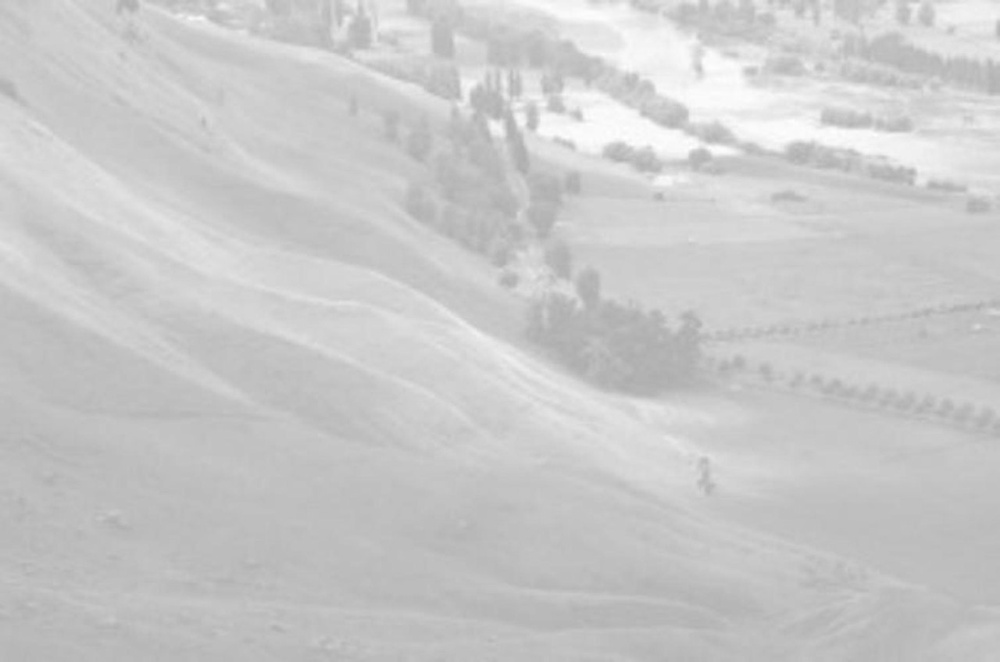
#> input picture Task-3/Image-1.jpg, 1000 x 662 px, shrunk from 1280 x 847 before the run
$ jupyter execute code.ipynb
#> lines starting #> are read from the running program, lines starting #| are printed output that depends on the picture
**Task-1:** Implement the histogram equalization algorithm from scratch and apply it on the attached images. Show the original and the output images along with their histograms, PMFs, and CDFs.

[cell 1]
import numpy as np
import cv2
import matplotlib.pyplot as plt

def histogram_equalization(image):
    # Flatten the image array and calculate histogram
    hist, bins = np.histogram(image.flatten(), 256, [0, 256])

    # Calculate PMF (Probability Mass Function)
    total_pixels = image.size
    pmf = hist / total_pixels

    # Calculate CDF (Cumulative Distribution Function)
    cdf = pmf.cumsum()

    # Normalize the CDF
    cdf_normalized = (cdf - cdf.min()) * 255 / (cdf.max() - cdf.min())

    # Use the normalized CDF to map the pixel values
    equalized_image = cdf_normalized[image].astype(np.uint8)

    return equalized_image, hist, pmf, cdf, cdf_normalized

def plot_results(original_image, equalized_image, original_hist, equalized_hist, pmf, cdf, cdf_normalized):
    # Plot original and equalized images
    plt.figure(figsize=(12, 8))

    # Original Image
    plt.subplot(2, 3, 1)
    plt.imshow(original_image, cmap='gray')
    plt.title('Original Image')
    plt.axis('off')

    # Equalized Image
    plt.subplot(2, 3, 2)
    plt.imshow(equalized_image, cmap='gray')
    plt.title('Equalized Image')
    plt.axis('off')

    # Original Histogram
    plt.subplot(2, 3, 4)
    plt.plot(original_hist, color='black')
    plt.title('Original Histogram')
    plt.xlim([0, 256])

    # Equalized Histogram
    plt.subplot(2, 3, 5)
    plt.plot(equalized_hist, color='black')
    plt.title('Equalized Histogram')
    plt.xlim([0, 256])

    # PMF
    plt.figure(figsize=(10, 4))
    plt.plot(pmf, color='blue', label='PMF')
    plt.title('PMF')
    plt.xlabel('Intensity Value')
    plt.ylabel('Probability')
    plt.legend()
    plt.grid(True)
    plt.show()

    # CDF
    plt.figure(figsize=(10, 4))
    plt.plot(cdf_normalized, color='red', label='CDF')
    plt.title('CDF')
    plt.xlabel('Intensity Value')
    plt.ylabel('Cumulative Distribution')
    plt.legend()
    plt.grid(True)
    plt.show()

# Load image
image_path = 'Image-1.jpg'  # Replace with your image path
original_image = cv2.imread(image_path, cv2.IMREAD_GRAYSCALE)
#> original_image is the input picture: shape (662, 1000); min 172, max 255, mean 200.8

# Apply histogram equalization
equalized_image, original_hist, pmf, cdf, cdf_normalized = histogram_equalization(original_image)
#> in histogram_equalization, `hist, bins = np.histogram(image.flatten(), 256, [0, 256])`: hist = 256 values, max 31703 at index 190, min 0 at index 0, mean 2585.9; bins = 257 values from 0 to 256
#> in histogram_equalization, `pmf = hist / total_pixels`: pmf = 256 values, max 0.0479 at index 190, min 0 at index 0, mean 0.00391
#> in histogram_equalization, `cdf = pmf.cumsum()`: cdf = 256 values from 0 to 1
#> in histogram_equalization, `cdf_normalized = (cdf - cdf.min()) * 255 / (cdf.max() - cdf.min())`: cdf_normalized = 256 values from 0 to 255
#> in histogram_equalization, `equalized_image = cdf_normalized[image].astype(np.uint8)`:
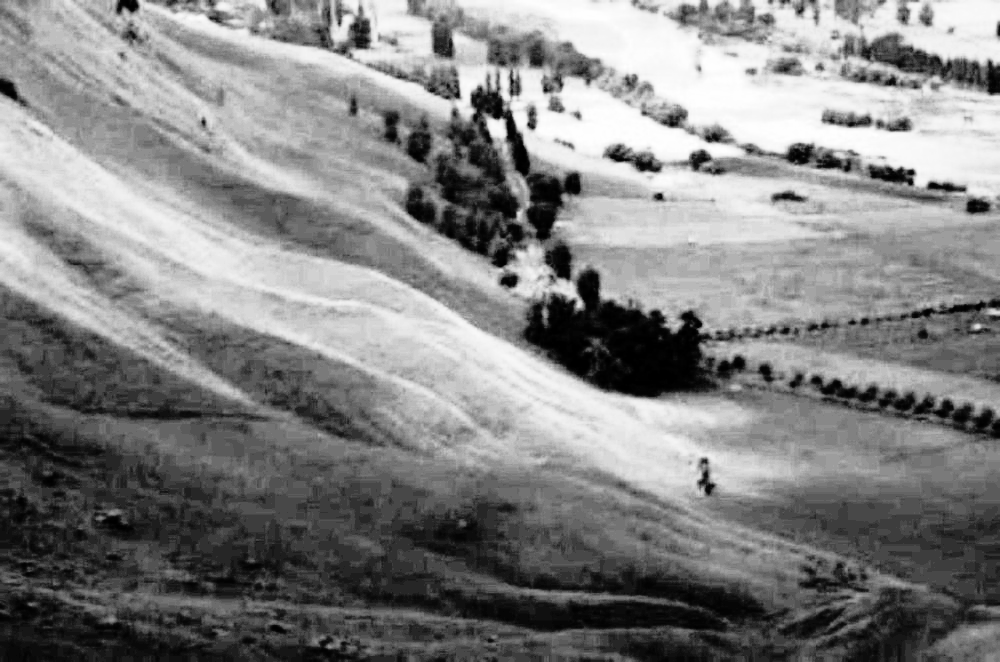
#> equalized_image: shape (662, 1000); min 0, max 255, mean 130.3
#> original_hist has the same summary as hist in histogram_equalization; cdf = 256 values from 0 to 1; cdf_normalized = 256 values from 0 to 255

# Calculate equalized histogram
equalized_hist, _ = np.histogram(equalized_image.flatten(), 256, [0, 256])
#> equalized_hist = 256 values, max 31703 at index 61, min 0 at index 5, mean 2585.9

# Plot the results
plot_results(original_image, equalized_image, original_hist, equalized_hist, pmf, cdf, cdf_normalized)
#> in plot_results, `plt.show()`:
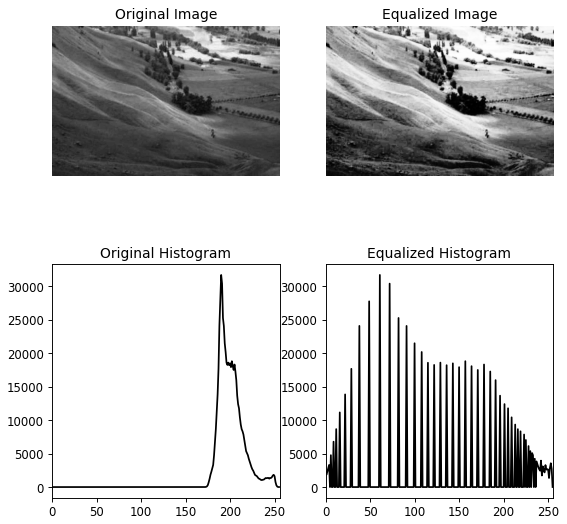
#> figure drawn by matplotlib, 4 panels; panel 3: curve peaks at x = 190, y = 31703; panel 4: curve peaks at x = 61, y = 31703
#> in plot_results, `plt.show()`:
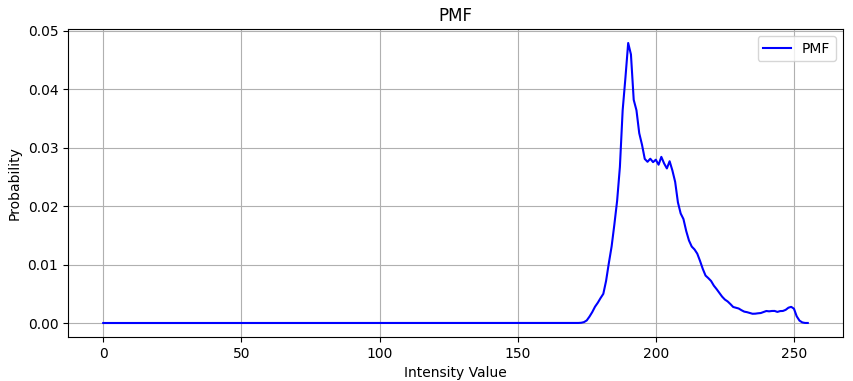
#> figure drawn by matplotlib, 1 panel; curve peaks at x = 190, y = 0.0479
#> in plot_results, `plt.show()`:
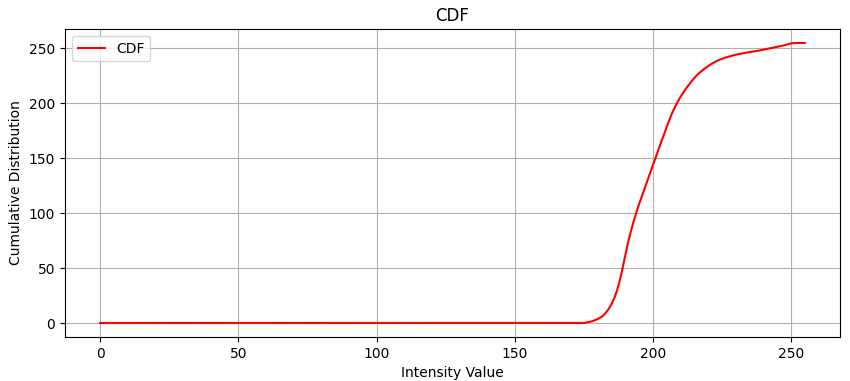
#> figure drawn by matplotlib, 1 panel; curve peaks at x = 255, y = 255

[cell 2]
# Load image
image_path = 'Image-2.jpg'  # Replace with your image path
original_image = cv2.imread(image_path, cv2.IMREAD_GRAYSCALE)
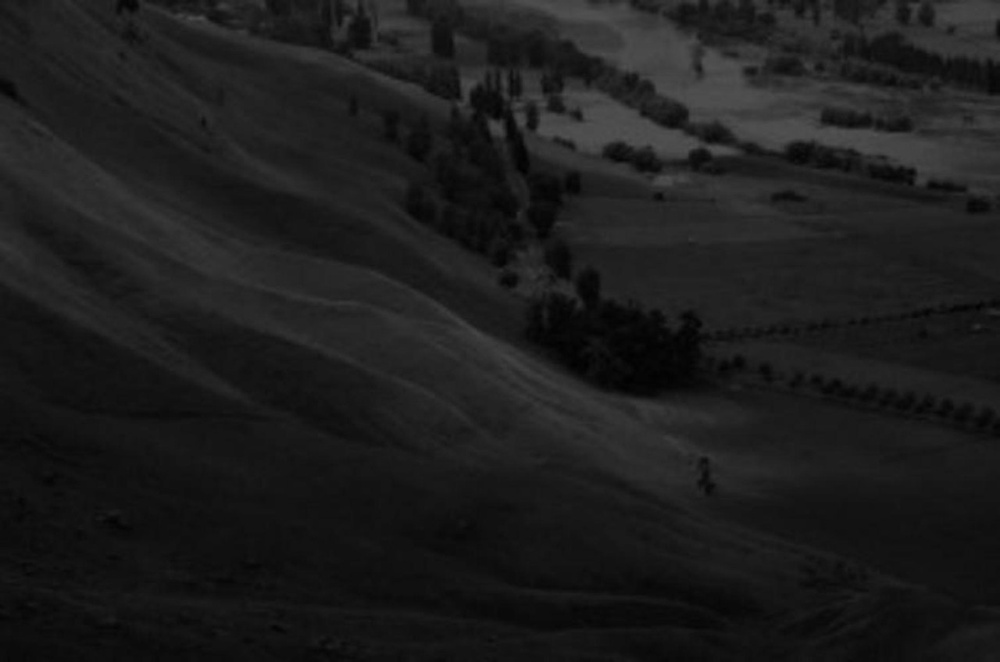
#> input picture Task-3/Image-2.jpg, 1000 x 662 px, shrunk from 1280 x 847 before the run
#> original_image is the input picture: shape (662, 1000); min 0, max 83, mean 28.8

# Apply histogram equalization
equalized_image, original_hist, pmf, cdf, cdf_normalized = histogram_equalization(original_image)
#> original_hist = 256 values, max 31774 at index 18, min 0 at index 84, mean 2585.9; pmf = 256 values, max 0.048 at index 18, min 0 at index 84, mean 0.00391; cdf = 256 values from 4.53e-06 to 1

# Calculate equalized histogram
equalized_hist, _ = np.histogram(equalized_image.flatten(), 256, [0, 256])
#> equalized_hist = 256 values, max 31774 at index 62, min 0 at index 5, mean 2585.9

# Plot the results
plot_results(original_image, equalized_image, original_hist, equalized_hist, pmf, cdf, cdf_normalized)
#> in plot_results (call 2), `plt.show()`:
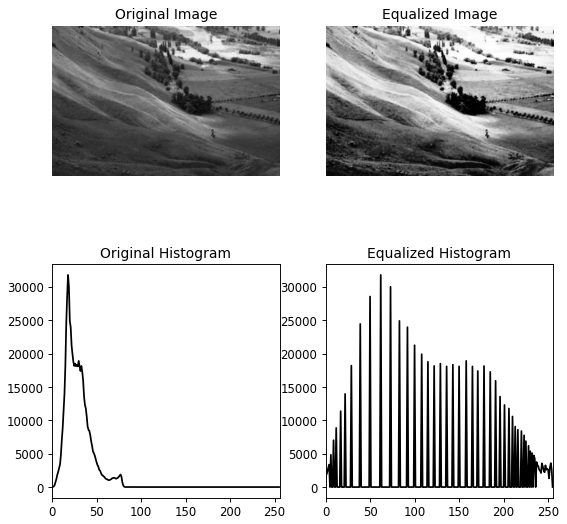
#> figure drawn by matplotlib, 4 panels; panel 3: curve peaks at x = 18, y = 31774; panel 4: curve peaks at x = 62, y = 31774
#> in plot_results (call 2), `plt.show()`:
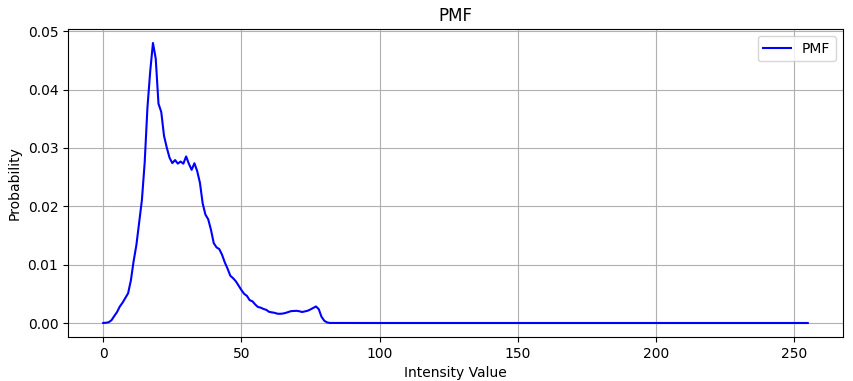
#> figure drawn by matplotlib, 1 panel; curve peaks at x = 18, y = 0.048

[cell 3]
# Load image
image_path = 'Image-3.jpg'  # Replace with your image path
original_image = cv2.imread(image_path, cv2.IMREAD_GRAYSCALE)
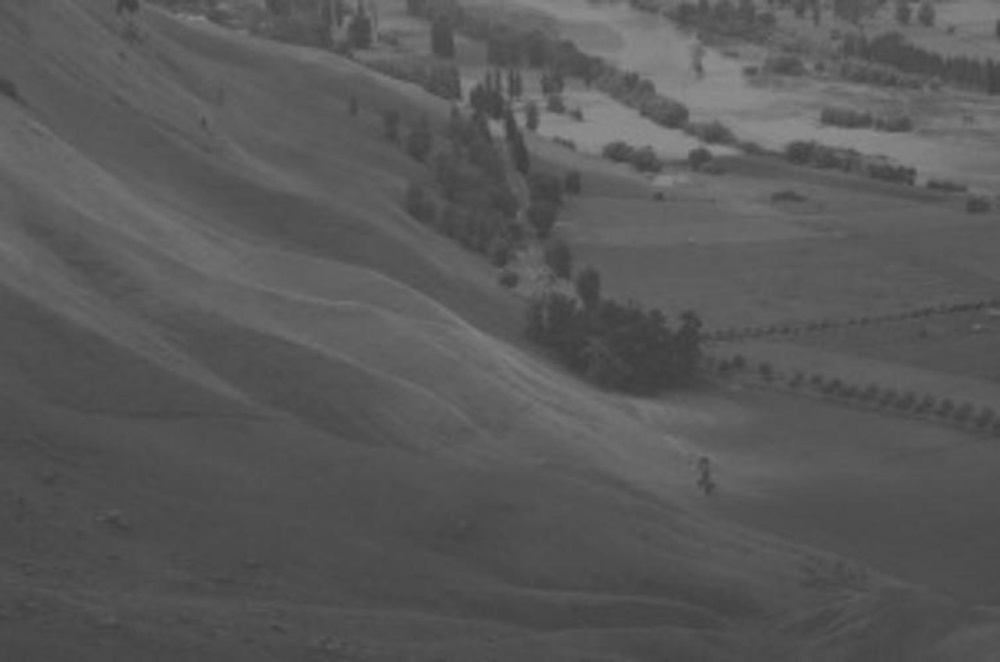
#> input picture Task-3/Image-3.jpg, 1000 x 662 px, shrunk from 1280 x 847 before the run
#> original_image is the input picture: shape (662, 1000); min 60, max 143, mean 88.8

# Apply histogram equalization
equalized_image, original_hist, pmf, cdf, cdf_normalized = histogram_equalization(original_image)
#> original_hist = 256 values, max 31770 at index 78, min 0 at index 0, mean 2585.9; pmf = 256 values, max 0.048 at index 78, min 0 at index 0, mean 0.00391; cdf = 256 values from 0 to 1

# Calculate equalized histogram
equalized_hist, _ = np.histogram(equalized_image.flatten(), 256, [0, 256])
#> equalized_hist = 256 values, max 31770 at index 62, min 0 at index 5, mean 2585.9

# Plot the results
plot_results(original_image, equalized_image, original_hist, equalized_hist, pmf, cdf, cdf_normalized)
#> in plot_results (call 3), `plt.show()`:
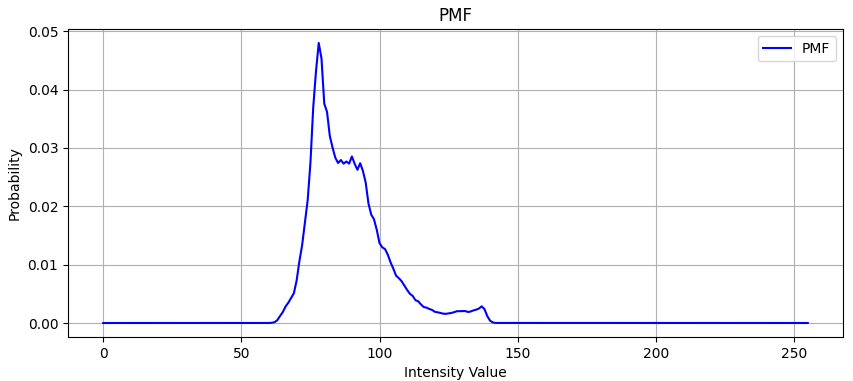
#> figure drawn by matplotlib, 1 panel; curve peaks at x = 78, y = 0.048

**Task-2**: Analyze the three output images and briefly discuss the similarities or differences in these output images

#### **Analysis of Histogram Equalization Results**

After applying histogram equalization to three images (dark, light, and mid), the resulting histograms of all three images are exactly the same. This outcome can be explained by the fact that:

1. **Identical Histogram Patterns**:
   - The histograms of the original images (before equalization) had the same overall pattern, but the pixel intensities were shifted along the grayscale axis:
     - **Dark Image**: The histogram was shifted towards the left (lower pixel intensities).
     - **Light Image**: The histogram was shifted towards the right (higher pixel intensities).
     - **Mid Image**: The histogram was centered in the middle (balanced pixel intensities).

2. **Effect of Histogram Equalization**:
   - Histogram equalization stretches the pixel intensities across the full grayscale range (0-255) based on the cumulative distribution function (CDF).
   - Since the original images had the same histogram pattern, albeit shifted, the equalization process results in the same transformation for each image.
   - This leads to all three images having the same equalized histogram and appearance after equalization.

#### **Conclusion:**
The reason for the identical equalized histograms is that the original histograms of the images were identical in shape, differing only in their position on the grayscale axis. Histogram equalization redistributes pixel intensities uniformly, so the same pattern across all images results in the same equalized output for each.

**Task-3**: Do literature review on Histogram Matching (Specification). Understand the algorithm and implement it using any two images of the same resolution (other than the ones provided).

#### **Literature Review on Histogram Matching (Specification)**

Histogram Matching, also known as Histogram Specification, is a technique used in image processing to modify the intensity distribution of an image so that it matches the histogram of a reference image. Unlike histogram equalization, which spreads pixel intensities evenly, histogram matching adjusts the source image to have a specific distribution derived from the target image.

**Key Steps:**
1. **Compute Histograms**: Calculate the histograms for both the source and reference images.
2. **Compute CDF**: Obtain the cumulative distribution function (CDF) for both images.
3. **Intensity Mapping**: Map each pixel intensity in the source image to the corresponding value in the reference image based on their CDFs.
4. **Output Image**: The resulting image will have a similar intensity distribution as the reference.

**Applications:**
- Image enhancement
- Medical imaging normalization
- Data augmentation in machine learning
- Color transfer between images

Histogram matching provides control over image characteristics, making it useful for standardizing images taken under different conditions or by different sensors.

[cell 4]
import numpy as np
import matplotlib.pyplot as plt

# Function to generate synthetic images
def generate_synthetic_images(size=(256, 256)):
    # Create a gradient image (synthetic source)
    source_image = np.tile(np.linspace(0, 255, size[1]), (size[0], 1)).astype(np.uint8)

    # Create a target image with a specific histogram (synthetic target)
    # A bimodal histogram (peaks at both ends)
    target_image = np.zeros(size, dtype=np.uint8)
    target_image[:size[0] // 2, :] = 0  # Dark region
    target_image[size[0] // 2:, :] = 255  # Bright region

    return source_image, target_image

# Generate the images
source_image, target_image = generate_synthetic_images()

[cell 5]
import numpy as np
import cv2
import matplotlib.pyplot as plt

def histogram_matching(source, target):
    # Flatten the images to 1D arrays
    source_flat = source.flatten()
    target_flat = target.flatten()

    # Calculate the histogram and CDF for the source image
    source_hist, bins = np.histogram(source_flat, bins=256, range=(0, 256))
    source_cdf = source_hist.cumsum()
    source_cdf_normalized = source_cdf * source_hist.max() / source_cdf.max()  # Normalize

    # Calculate the histogram and CDF for the target image
    target_hist, _ = np.histogram(target_flat, bins=256, range=(0, 256))
    target_cdf = target_hist.cumsum()
    target_cdf_normalized = target_cdf * target_hist.max() / target_cdf.max()  # Normalize

    # Create a mapping from pixel values in the source to target
    mapping = np.zeros(256, dtype=np.uint8)

    for i in range(256):
        # Find the closest matching value in the target CDF
        target_value = np.searchsorted(target_cdf, source_cdf[i])
        mapping[i] = target_value

    # Apply the mapping to the source image
    matched_image = mapping[source_flat].reshape(source.shape)

    return matched_image, source_hist, target_hist

def plot_results(source_image, target_image, matched_image, source_hist, target_hist):
    plt.figure(figsize=(15, 10))

    # Source Image
    plt.subplot(3, 3, 1)
    plt.imshow(source_image, cmap='gray')
    plt.title('Source Image')
    plt.axis('off')

    # Target Image
    plt.subplot(3, 3, 2)
    plt.imshow(target_image, cmap='gray')
    plt.title('Target Image')
    plt.axis('off')

    # Matched Image
    plt.subplot(3, 3, 3)
    plt.imshow(matched_image, cmap='gray')
    plt.title('Matched Image')
    plt.axis('off')

    # Source Histogram
    plt.subplot(3, 3, 4)
    plt.plot(source_hist, color='blue')
    plt.title('Source Histogram')
    plt.xlim([0, 256])

    # Target Histogram
    plt.subplot(3, 3, 5)
    plt.plot(target_hist, color='orange')
    plt.title('Target Histogram')
    plt.xlim([0, 256])

    plt.tight_layout()
    plt.show()
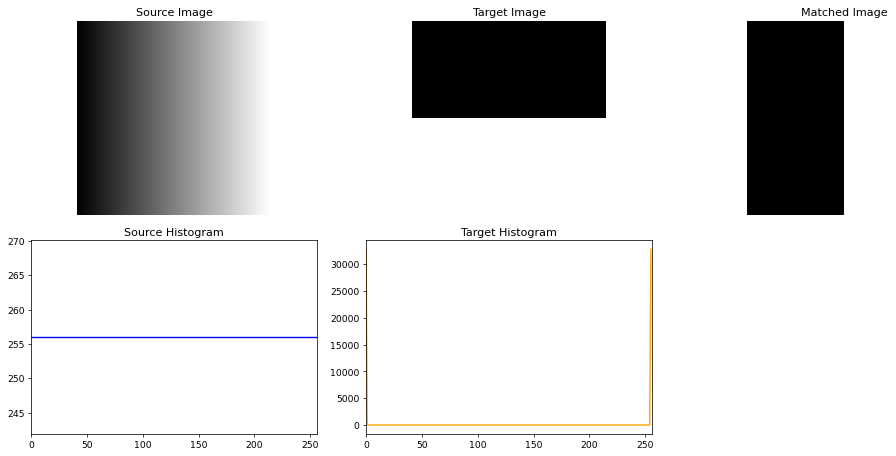
#> figure drawn by matplotlib, 5 panels; panel 5: curve peaks at x = 0, y = 32768


# Ensure both images have the same resolution
if source_image.shape != target_image.shape:
    raise ValueError("Source and target images must have the same resolution.")
# Apply histogram matching
matched_image, source_hist, target_hist = histogram_matching(source_image, target_image)
# Plot the results
plot_results(source_image, target_image, matched_image, source_hist, target_hist)
